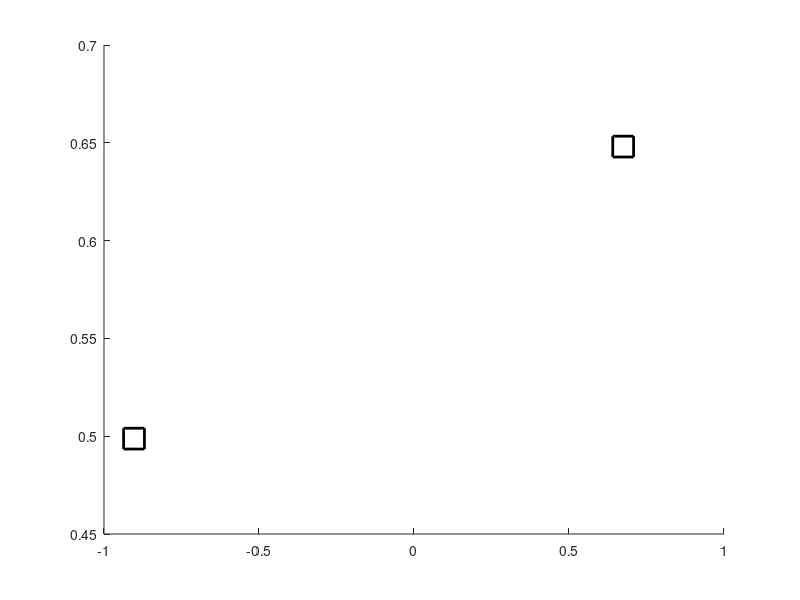

Here is the MATLAB script that generated this plot: (Note: this script raises an error after producing the figure.)
clc
clear
close all

X = 2*rand(2,2)-1;

figure(1); hold on;
plot(X(1,:),X(2,:),'ks','linewidth',2,'markersize',15);

net = newhop(X);

view(net);

test_data = 2*rand(2,100)-1;

for k = 1:size(test_data,2)
    test = test_data(:,k);
    plot(test(1),test(2),'bO','linewidth',2,'markersize',5);

    traj = net({1 100},[],test);
    traj = [test cell2mat(traj)];
   
    plot(traj(1,:),traj(2,:),'b');
    
    plot(traj(1,end),traj(2,end),'rO','linewidth',3,'markersize',15);
end

axis([-1.2 1.2 -1.2 1.2]);
axis square
grid minor
legend('train data','test data','trajectory','final point')
